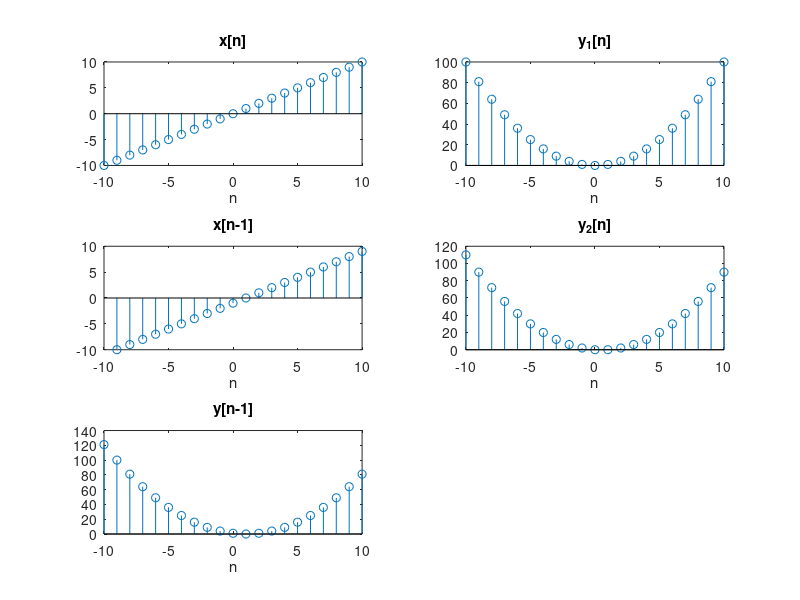

Write MATLAB code to recreate this figure.
% 1.4(f)
% Not Time-invariant
n = -10:10;
x1 = n;
y1 = n.*x1;

figure(1);
subplot(321);                   % plot x[n]
stem(n,x1); title('x[n]'); xlabel('n');
subplot(322); xlabel('n');      % plot the response y1[n] of x[n]
stem(n,y1); title('y_{1}[n]'); xlabel('n');

subplot(323); xlabel('n');      % plot x[n-1]
stem(n+1,x1); title('x[n-1]'); xlabel('n');
axis([-10 10 -10 10]);
subplot(324); xlabel('n');      % plot the response y2[n] for x[n-1]
stem(n,(n-1).*x1); title('y_{2}[n]'); xlabel('n');

y3 = (n-1).*(x1-1);             % y3 = y[n-1]
subplot(325); xlabel('n');      % plot y[n-1]
stem(n,y3); title('y[n-1]'); xlabel('n');